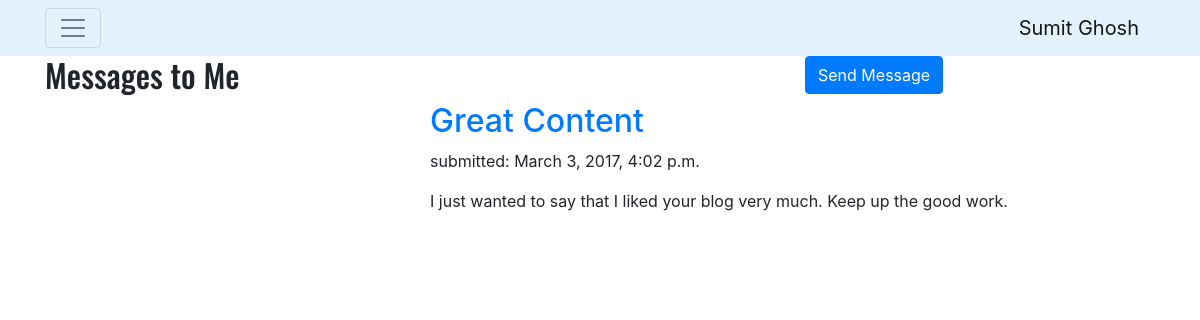
Page /contact/ on the earlier database version.
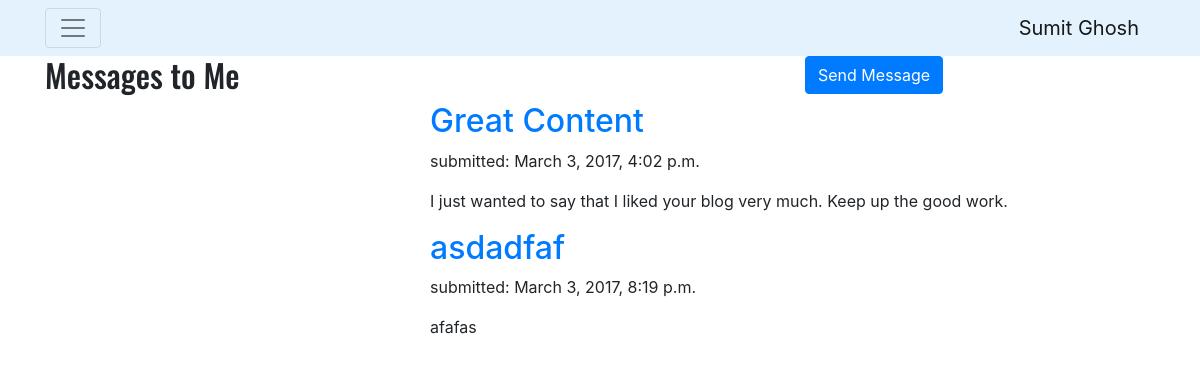
Same page on the later database version.
### contact/models.py (models this page shows, shortened)
class ContactMessage(models.Model):
    title = models.CharField(max_length=100)
    message = models.TextField()
    name = models.CharField(max_length=50)
    email = models.EmailField()
    submitted_date = models.DateTimeField()

### contact/views.py (the view)
# urls.py: url(r'^contact/', include('contact.urls')),
def contact(request):
    messages = ContactMessage.objects.filter(submitted_date__lte=timezone.now()).order_by('submitted_date')
    form = ContactForm(request.POST or None)
    if form.is_valid():
        message = form.save(commit=False)
        message.send()
    return render(request, 'contact/contact.html', {'form': form, 'messages': messages})

### templates/contact/contact.html (shortened to what this page needs)
{% extends 'contact/base.html' %}
{% load crispy_forms_tags %}
{% block content %}
    <div class="row"><div class="col-md-8">
        <h2 style="font-family: 'Oswald', sans-serif;">Messages to Me</h2>
    </div>
    <div class="col-md-4 float-right">
        <button type="button" class="btn btn-primary" data-toggle="modal" data-target="#contactFormModal">
            Send Message
        </button>
    </div>
    </div>
    {% for message in messages %}
        <div class="col-md-8 offset-md-4">
            <h2><a href="">{{ message.title }}</a></h2>
            <p>submitted: {{ message.submitted_date }}</p>
            <p>{{ message.message }}</p>
        </div>
    {% endfor %}
{% endblock %}

Differences in the rows shown:
added ContactMessage: title "asdadfaf", submitted_date "March 3, 2017, 8:19 p.m.", message "afafas"
